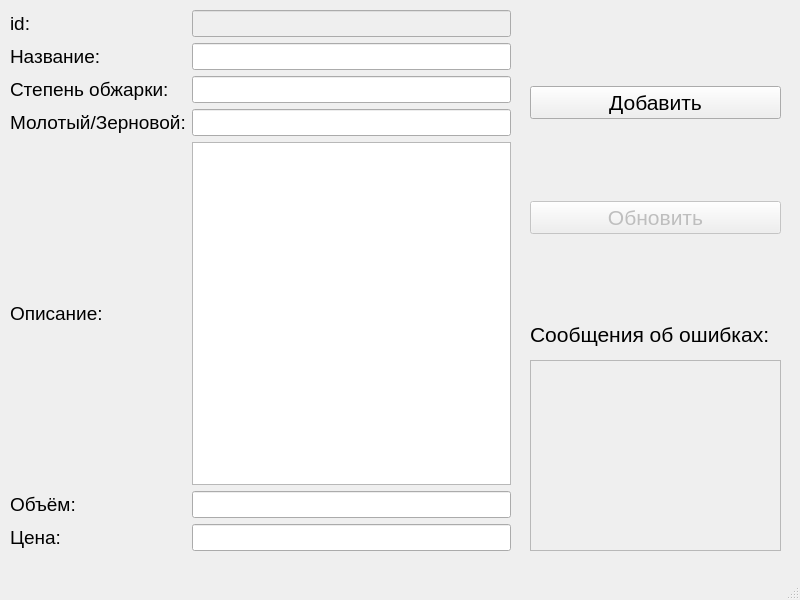
<?xml version="1.0" encoding="UTF-8"?>
<ui version="4.0">
 <class>MainWindow</class>
 <widget class="QMainWindow" name="MainWindow">
  <property name="geometry">
   <rect>
    <x>0</x>
    <y>0</y>
    <width>800</width>
    <height>600</height>
   </rect>
  </property>
  <property name="windowTitle">
   <string>Add/Edit CoffeeDB</string>
  </property>
  <widget class="QWidget" name="centralwidget">
   <widget class="QWidget" name="gridLayoutWidget">
    <property name="geometry">
     <rect>
      <x>10</x>
      <y>10</y>
      <width>501</width>
      <height>541</height>
     </rect>
    </property>
    <layout class="QGridLayout" name="gridLayout">
     <item row="1" column="0">
      <widget class="QLabel" name="label">
       <property name="font">
        <font>
         <pointsize>14</pointsize>
        </font>
       </property>
       <property name="text">
        <string>Название:</string>
       </property>
      </widget>
     </item>
     <item row="5" column="0">
      <widget class="QLabel" name="label_5">
       <property name="font">
        <font>
         <pointsize>14</pointsize>
        </font>
       </property>
       <property name="text">
        <string>Объём:</string>
       </property>
      </widget>
     </item>
     <item row="3" column="0">
      <widget class="QLabel" name="label_3">
       <property name="font">
        <font>
         <pointsize>14</pointsize>
        </font>
       </property>
       <property name="text">
        <string>Молотый/Зерновой:</string>
       </property>
      </widget>
     </item>
     <item row="3" column="1">
      <widget class="QLineEdit" name="mol_zern">
       <property name="font">
        <font>
         <pointsize>12</pointsize>
        </font>
       </property>
      </widget>
     </item>
     <item row="2" column="1">
      <widget class="QLineEdit" name="step">
       <property name="font">
        <font>
         <pointsize>12</pointsize>
        </font>
       </property>
      </widget>
     </item>
     <item row="5" column="1">
      <widget class="QLineEdit" name="val">
       <property name="font">
        <font>
         <pointsize>12</pointsize>
        </font>
       </property>
      </widget>
     </item>
     <item row="4" column="1">
      <widget class="QTextEdit" name="descr">
       <property name="font">
        <font>
         <pointsize>12</pointsize>
        </font>
       </property>
      </widget>
     </item>
     <item row="4" column="0">
      <widget class="QLabel" name="label_6">
       <property name="font">
        <font>
         <pointsize>14</pointsize>
        </font>
       </property>
       <property name="text">
        <string>Описание:</string>
       </property>
      </widget>
     </item>
     <item row="6" column="1">
      <widget class="QLineEdit" name="cost">
       <property name="font">
        <font>
         <pointsize>12</pointsize>
        </font>
       </property>
      </widget>
     </item>
     <item row="2" column="0">
      <widget class="QLabel" name="label_2">
       <property name="font">
        <font>
         <pointsize>14</pointsize>
        </font>
       </property>
       <property name="text">
        <string>Степень обжарки:</string>
       </property>
      </widget>
     </item>
     <item row="6" column="0">
      <widget class="QLabel" name="label_4">
       <property name="font">
        <font>
         <pointsize>14</pointsize>
        </font>
       </property>
       <property name="text">
        <string>Цена:</string>
       </property>
      </widget>
     </item>
     <item row="0" column="0">
      <widget class="QLabel" name="label_7">
       <property name="font">
        <font>
         <pointsize>14</pointsize>
        </font>
       </property>
       <property name="text">
        <string>id:</string>
       </property>
      </widget>
     </item>
     <item row="0" column="1">
      <widget class="QLineEdit" name="id_l">
       <property name="enabled">
        <bool>false</bool>
       </property>
       <property name="font">
        <font>
         <pointsize>12</pointsize>
        </font>
       </property>
      </widget>
     </item>
     <item row="1" column="1">
      <widget class="QLineEdit" name="name">
       <property name="font">
        <font>
         <pointsize>12</pointsize>
        </font>
       </property>
      </widget>
     </item>
    </layout>
   </widget>
   <widget class="QWidget" name="verticalLayoutWidget">
    <property name="geometry">
     <rect>
      <x>530</x>
      <y>10</y>
      <width>251</width>
      <height>301</height>
     </rect>
    </property>
    <layout class="QVBoxLayout" name="verticalLayout">
     <item>
      <widget class="QPushButton" name="add">
       <property name="font">
        <font>
         <pointsize>16</pointsize>
        </font>
       </property>
       <property name="text">
        <string>Добавить</string>
       </property>
      </widget>
     </item>
     <item>
      <widget class="QPushButton" name="update_">
       <property name="enabled">
        <bool>false</bool>
       </property>
       <property name="font">
        <font>
         <pointsize>16</pointsize>
        </font>
       </property>
       <property name="text">
        <string>Обновить</string>
       </property>
      </widget>
     </item>
    </layout>
   </widget>
   <widget class="QTextEdit" name="errors">
    <property name="enabled">
     <bool>false</bool>
    </property>
    <property name="geometry">
     <rect>
      <x>530</x>
      <y>360</y>
      <width>251</width>
      <height>191</height>
     </rect>
    </property>
   </widget>
   <widget class="QLabel" name="label_8">
    <property name="geometry">
     <rect>
      <x>530</x>
      <y>319</y>
      <width>251</width>
      <height>31</height>
     </rect>
    </property>
    <property name="font">
     <font>
      <pointsize>16</pointsize>
     </font>
    </property>
    <property name="text">
     <string>Сообщения об ошибках:</string>
    </property>
   </widget>
  </widget>
  <widget class="QMenuBar" name="menubar">
   <property name="geometry">
    <rect>
     <x>0</x>
     <y>0</y>
     <width>800</width>
     <height>21</height>
    </rect>
   </property>
  </widget>
  <widget class="QStatusBar" name="statusbar"/>
 </widget>
 <resources/>
 <connections/>
</ui>
